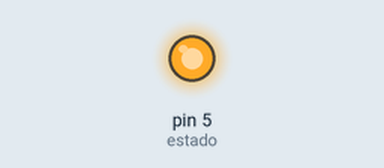
This sketch was run on a simulated Arduino Uno, built with avr-gcc and run on an emulated ATmega328P. Parts: output pins drawn as LEDs (lit = HIGH). Pins used as bus, display or sensor lines are not drawn.

Above: at 0.3 s.
Timing chart, 0 to 1.8 s (numbered marks = the images above):
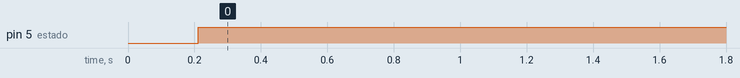

The sketch:

parcial_1_sistema_v1_0_arduino_1.ino
```cpp
//https://www.tinkercad.com/things/c23zoX6GXdb

#define data 2
#define reloj 3
#define storage 4
#define estado 5

char *getBits(char *cad, unsigned long long tamCad);

//variables
char numPrint1 = 0b10011011; //155
char numPrint2 = 0b10000001; //129
char numPrint3 = 0b00001010; //clave=10
char numPrint4 = 0b10101010; //170
char numPrint5 = 0b10011011; //155
char numPrint6 = 0b01010010; //numero par 82
char tArrBytes[] = {numPrint1,numPrint2,numPrint3,numPrint4,numPrint5,numPrint6};
unsigned long long tam = sizeof(tArrBytes);
char *tArrBits = getBits(tArrBytes,tam);
unsigned long long indx = 0;

//configuracion de puertos
void setup()
{
  Serial.begin(9600);
  pinMode(data, OUTPUT);
  pinMode(reloj, OUTPUT);
  pinMode(storage, OUTPUT);
  pinMode(estado, OUTPUT);

  /*for (unsigned long long i = 0;i<tam*8;i++){
    Serial.print(bool(tArrBits[i]));//prueba
  }*/
  digitalWrite(reloj,0);
  digitalWrite(storage,0);
  digitalWrite(estado,0);
  delay(100);
}

void loop()
{
  if(indx<tam*8){
  	digitalWrite(data,tArrBits[indx]);
    digitalWrite(reloj,1);
    delay(1); //delay para que el otro arduino pueda leer la señal correctamente
    digitalWrite(reloj,0);
    indx++;
    delay(1); //Delay para que el otro arduino se prepare para recibir el proximo dato
    if(indx%8 == 0) {
    	digitalWrite(storage,1);
        delay(1); //delay para que lea la señal correctamente
    	digitalWrite(storage,0);
      	delay(1); //delay necesario para que la señal del circuito se procese y le de tiempo al otro arduino de leerla y de prepararce para recibir el proximo dato
    }
  }
  if(indx==(tam*8)){ //le avisa al otro arduino que ya se transmitieron todos los datos
  	digitalWrite(estado,1);
  }
}

char *getBits(char *cad, unsigned long long tamCad)
{
    //unsigned long long tamCad = lenCad(cad);
    char *arrBits = new char [8*tamCad]; //Los bits totales seran 8*tamCad
    //Transformar cada char de cad en bits y guardarlos desde el mas al menos significativo
    unsigned long long indxBits = 0;
    char bit;//Se guardaran dia bit a bit
    char copyChar;
    for (unsigned long long indxCad = 0; indxCad<tamCad; indxCad++) {
        copyChar = cad[indxCad]; //copia del Caracter al que le sacaremos los bits
        for (short i = 0; i<8; i++) {
            bit = copyChar & 0b01; //se saca el bit menos significativo
            arrBits[indxBits+(7-i)] = bit; //Se iran guardando de esta manera {8,7,6,5,4,3,2,1} ya que vamos sacando dia bit menos significativo y tenemos que guarlos en el arrBits en ese mismo orden
            copyChar = copyChar>>1; //Corrimiento de bit hacia la derecha.
        }
        indxBits+=8;//Saltamos al siguiente bloque
    }
    return arrBits;
}
```

Measured:
- by itself, pin 5 (estado): LOW → HIGH at 0.21 s
